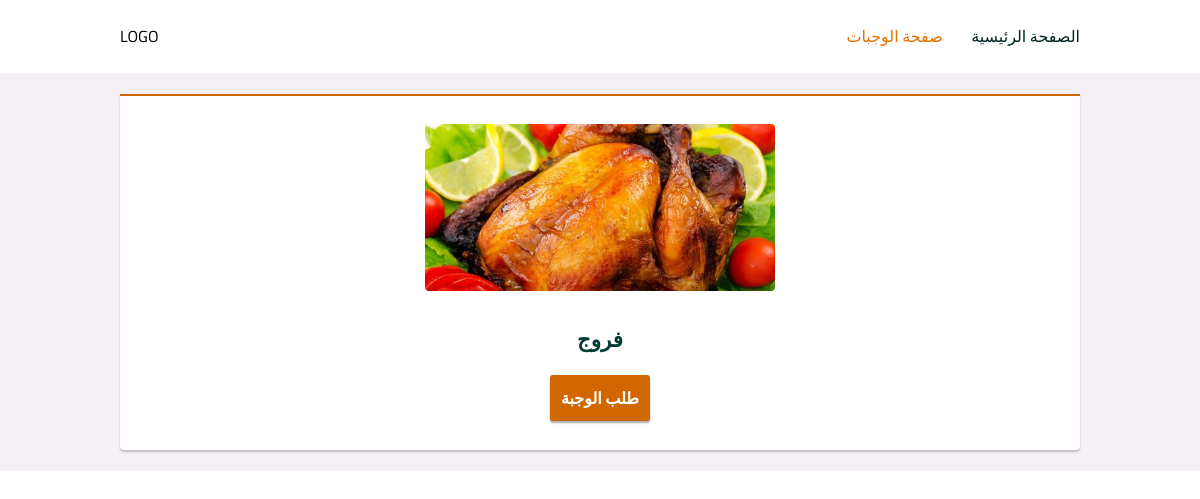
The page /meals/2/detail on the database its author committed.
### main.py (models this page shows)
class Photos(db.Model):
    id = db.Column(db.Integer, primary_key=True, autoincrement=True)
    url = db.Column(db.Text, nullable=False)
    meals = db.relationship('Meals', backref='photo')

class Meals(db.Model):
    id = db.Column(db.Integer, primary_key=True, autoincrement=True)
    name = db.Column(db.String(50), nullable=False)
    desc = db.Column(db.Text)
    price = db.Column(db.Numeric(10, 2))
    requests = db.relationship('Requests', backref='meal')
    photo_id = db.Column(db.Integer, db.ForeignKey('photos.id'))

### main.py (the view)
@app.route('/meals/<int:id>/detail')
def meal_details(id):
    meal = o.get_meal_by_id(id)
    return render_template('meal-details.html', meal=meal)

### main.py (called while the page is built)
    def get_meal_by_id(self, id):
        return Meals.query.get(id)

### templates/meal-details.html (shortened to what this page needs)
<!DOCTYPE html>
<html lang="ar">
  <head>
    <link
      href="{{ url_for('static', filename='style/style.css') }}"
      rel="stylesheet"
    />
  </head>
  <body>
    <header id="header">
      <p>LOGO</p>
      <nav class="header-nav">
        <a href="/">الصفحة الرئيسية</a>
        <a class="header-active" href="/meals">صفحة الوجبات</a>
      </nav>
    </header>
    <main id="meal-details">
      <div class="meal-details-meal">
        <img src="{{ meal.photo.url }}" />
        <div>
          <p class="meal-header">{{ meal.name }}</p>
          <a href="{{url_for('request_meal',id = meal.id)}}">طلب الوجبة</a>
        </div>
      </div>
    </main>
  </body>
</html>

### static/style/style.css (style rules this page uses)
* { margin: 0; padding: 0; box-sizing: border-box; }
body { min-width: min-content; font-family: "Cairo", sans-serif; }
a { text-decoration: none; white-space: nowrap; }
#header { padding: 1.333rem 10%; display: flex; justify-content: space-between; background-color: white; }
#header .header-nav { display: flex; flex-direction: row-reverse; }
#header .header-nav a { margin-right: 1.777rem; color: #012622; }
#header .header-nav a:first-of-type { margin: 0; }
#header .header-nav .header-active { color: #e57100; }
#meal-details { padding: 1.333rem 10%; background-color: #f4f0f6; }
#meal-details .meal-details-meal { padding: 1.777rem; display: flex; align-items: center; flex-direction: column; background-color: white; text-align: center; border-top: 2px solid #d16700; border-radius: 0 0 4px 4px; box-shadow: 0 2px 2px #01040433; }
#meal-details .meal-details-meal img { width: 350px; border-radius: 4px; }
#meal-details .meal-details-meal .meal-header { margin-top: 1.777rem; margin-bottom: 1rem; font-size: 1.333rem; font-weight: bold; color: #003b36; }
#meal-details .meal-details-meal a { display: block; margin-top: 1rem; margin-left: 50%; padding: 8px; width: 100px; color: white; background-color: #d16700; border: none; border-radius: 3px; font-weight: 600; box-shadow: 0 2px 2px #01040457; cursor: pointer; text-align: center; transition: opacity ease-in-out 300ms; transform: translateX(-50%); }

### rows shown on the page
Photos: photo (picture)
Meals: name "فروج"
